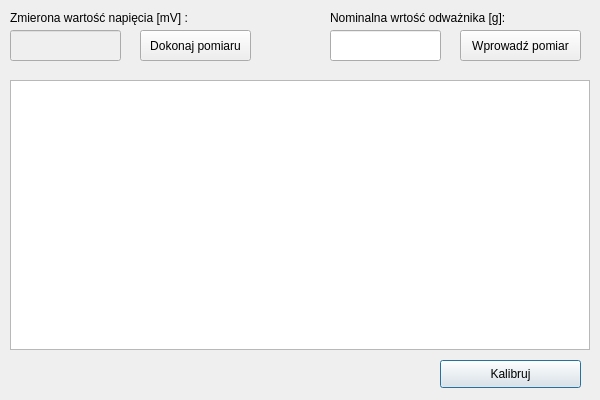
<?xml version="1.0" encoding="UTF-8"?>
<ui version="4.0">
 <class>Dialog</class>
 <widget class="QDialog" name="Dialog">
  <property name="geometry">
   <rect>
    <x>0</x>
    <y>0</y>
    <width>600</width>
    <height>400</height>
   </rect>
  </property>
  <property name="sizePolicy">
   <sizepolicy hsizetype="Fixed" vsizetype="Fixed">
    <horstretch>0</horstretch>
    <verstretch>0</verstretch>
   </sizepolicy>
  </property>
  <property name="minimumSize">
   <size>
    <width>600</width>
    <height>400</height>
   </size>
  </property>
  <property name="maximumSize">
   <size>
    <width>600</width>
    <height>400</height>
   </size>
  </property>
  <property name="windowTitle">
   <string>Dialog</string>
  </property>
  <widget class="QLineEdit" name="insertedWeight">
   <property name="geometry">
    <rect>
     <x>330</x>
     <y>30</y>
     <width>111</width>
     <height>31</height>
    </rect>
   </property>
  </widget>
  <widget class="QLabel" name="label_2">
   <property name="geometry">
    <rect>
     <x>330</x>
     <y>10</y>
     <width>201</width>
     <height>16</height>
    </rect>
   </property>
   <property name="text">
    <string>Nominalna wrtość odważnika [g]:</string>
   </property>
  </widget>
  <widget class="QPushButton" name="calibrate">
   <property name="geometry">
    <rect>
     <x>440</x>
     <y>360</y>
     <width>141</width>
     <height>28</height>
    </rect>
   </property>
   <property name="text">
    <string>Kalibruj</string>
   </property>
  </widget>
  <widget class="QLabel" name="label">
   <property name="geometry">
    <rect>
     <x>10</x>
     <y>10</y>
     <width>201</width>
     <height>16</height>
    </rect>
   </property>
   <property name="text">
    <string>Zmierona wartość napięcia [mV] :</string>
   </property>
  </widget>
  <widget class="QPushButton" name="calibrateInsertValue">
   <property name="geometry">
    <rect>
     <x>460</x>
     <y>30</y>
     <width>121</width>
     <height>31</height>
    </rect>
   </property>
   <property name="text">
    <string>Wprowadź pomiar</string>
   </property>
  </widget>
  <widget class="QPushButton" name="calibrateGetValue">
   <property name="geometry">
    <rect>
     <x>140</x>
     <y>30</y>
     <width>111</width>
     <height>31</height>
    </rect>
   </property>
   <property name="text">
    <string>Dokonaj pomiaru</string>
   </property>
  </widget>
  <widget class="QTableView" name="tableView">
   <property name="geometry">
    <rect>
     <x>10</x>
     <y>80</y>
     <width>580</width>
     <height>270</height>
    </rect>
   </property>
   <property name="editTriggers">
    <set>QAbstractItemView::NoEditTriggers</set>
   </property>
   <property name="selectionMode">
    <enum>QAbstractItemView::NoSelection</enum>
   </property>
   <property name="textElideMode">
    <enum>Qt::ElideRight</enum>
   </property>
   <attribute name="horizontalHeaderDefaultSectionSize">
    <number>290</number>
   </attribute>
   <attribute name="horizontalHeaderMinimumSectionSize">
    <number>290</number>
   </attribute>
   <attribute name="horizontalHeaderStretchLastSection">
    <bool>false</bool>
   </attribute>
  </widget>
  <widget class="QLineEdit" name="measurements">
   <property name="enabled">
    <bool>false</bool>
   </property>
   <property name="geometry">
    <rect>
     <x>10</x>
     <y>30</y>
     <width>111</width>
     <height>31</height>
    </rect>
   </property>
  </widget>
 </widget>
 <resources/>
 <connections/>
</ui>
